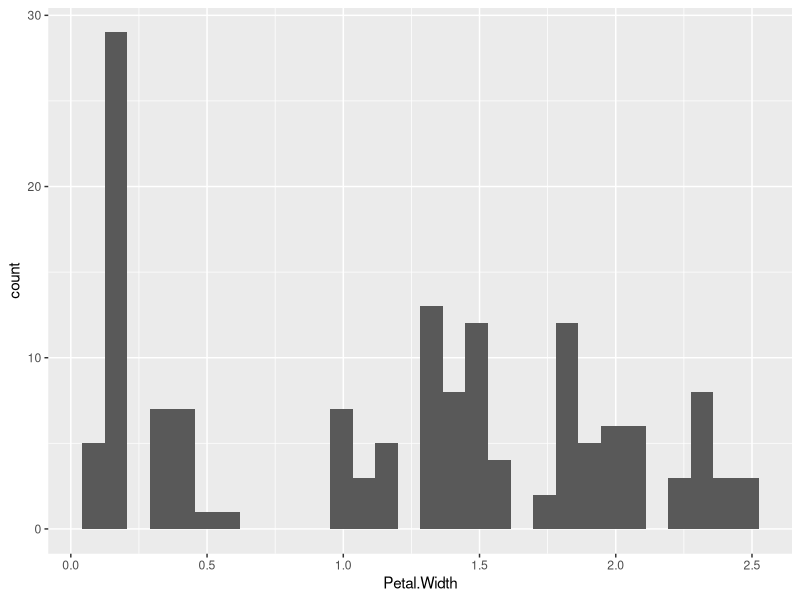

Reproduce this figure in R.
# Tidyverse Exam – Data Manipulation in R (using `mtcars` dataset)

# tidyverse ---------------------------------------------------------------

# Use `df_mtcars` for Questions 1 - 10
library(tidyverse)
df_mtcars <- as_tibble(mtcars,
                       rownames = "model")

# 1. Filter rows where number of cylinders (`cyl`) is 6
# Write code to create a new data frame that only includes rows where `cyl == 6`.
# Assign to: `mtcars_cyl6`

filter(df_mtcars, cyl == 6)
mtcars_cyl6 <- filter(df_mtcars, cyl == 6)
mtcars_cyl6
# 2. Filter rows where number of gears (`gear`) is either 3 or 5
# Use `%in%` to filter the `df_mtcars` dataset for these two `gear` values.
# Assign to: `mtcars_g35`

filter(df_mtcars, gear %in% c(3, 5))
      
mtcars_g35 <- filter(df_mtcars, gear %in% c(3, 5))

mtcars_g35

# 3. Filter rows where miles per gallon (`mpg`) is greater than 25
# Create a subset of `df_mtcars` where `mpg > 25`.
# Assign to: `mtcars_mpg25`

filter(df_mtcars, mpg > 25)
mtcars_mpg25 <- filter(df_mtcars, mpg > 25)
mtcars_mpg25
# 4. Filter rows where weight (`wt`) is less than 2.5 AND number of cylinders (`cyl`) is 4
# Combine logical conditions using `&`.
# Assign to: `mtcars_light_cyl4`

filter(df_mtcars, wt < 2.5 & cyl == 4)
mtcars_light_cyl4 <-filter(df_mtcars, wt < 2.5 & cyl == 4)
mtcars_light_cyl4
# 5. Sort `df_mtcars` by horsepower (`hp`) in ascending order
# Use `arrange()` to sort the data.
# Assign to: `mtcars_hp`

arrange(df_mtcars,(hp))

mtcars_hp <- arrange(df_mtcars, (hp))

mtcars_hp

# 6. Sort `df_mtcars` by quarter mile time (`qsec`) in descending order
# Use `desc()` inside `arrange()`.
# Assign to: `mtcars_qsec`

arrange(df_mtcars, desc(qsec))
mtcars_qsec <- arrange(df_mtcars, desc(qsec))
mtcars_qsec
# 7. Exclude the `drat` column
# Use `select()` with `-` (minus sign) to remove the column.
# Assign to: `mtcars_no_drat`

select(df_mtcars, - drat)
mtcars_no_drat <- select(df_mtcars, - drat)
mtcars_no_drat
# 8. Add a new column `ptw` that equals the ratio of horsepower (`hp`) to weight (`wt`) (`hp / wt`)
# Use `mutate()` to add the new column.
# Assign to: `mtcars_with_ptw`

mtcars_with_ptw <-df_mtcars %>% 
  mutate(ptw = hp / wt)
mtcars_with_ptw
# 9. Identify the car `model` with the highest `ptw` among cars with six cylinders (`cyl == 6`).
# Hint: Use `mtcars_with_ptw` and a chain of `filter()` and `arrange()` with `%>%`.
# Write the car model here: Ferrari Dino

mtcars_with_ptw %>% 
  arrange(desc(ptw)) %>% 
  filter(cyl == 6)


# 10. Group by number of gears (`gear`) and summarize minimum & maximum values of `mpg`
# Use `group_by()` and `summarize()` to calculate minimum & maximum values of `mpg` within each group.
# Minimum and maximum values of each group should be represented as separate columns.
# Function `min()` returns the minimum value in a vector.
# Function `max()` returns the maximum value in a vector.
# Assign to: `mtcars_mpg_by_gear`

mtcars_mpg_by_gear <- df_mtcars %>% 
  group_by(gear) %>% 
  summarize(min_mpg = min(mpg),
            max_mpg = max(mpg))

mtcars_mpg_by_gear
# ggplot ------------------------------------------------------------------

# Visualization in R (using `iris` dataset)

## before you begin with the following questions, type the following code to check column names in the dataframe
colnames(iris) # output from this code is the column names that can be used in figures

# 11. Simple scatter plot of `Sepal.Length` vs `Sepal.Width` using `ggplot()`
# Assign to: `g_scat`
# Create a scatter plot with `Sepal.Width` on the x-axis and `Sepal.Length` on the y-axis.

g_scat <- iris %>% 
  ggplot(aes(x = Sepal.Width,
             y = Sepal.Length)) +
  geom_point()

# 12. Scatter plot with points colored by `Species`
# Assign to: `g_scat_col`
# Create a scatter plot with `Petal.Width` on the x-axis and `Petal.Length` on the y-axis,
# coloring points by `Species`.

g_scat_col<-iris %>% 
  ggplot(aes(x = Petal.Width,
             y= Petal.Length,
             color = Species)) +
  geom_point()

# 13. Histogram of `Petal.Width` with `binwidth = 0.5`
# Assign to: `g_hist`
# Create a histogram of `Petal.Width` with `binwidth` set to 0.5.

iris %>% 
  ggplot(aes(x = Petal.Width)) +
  geom_histogram(bindwidth = 0.5)
# Visualization in R (using `PlantGrowth` dataset)

## before you begin with the following questions, type the following code to check column names in the dataframe
colnames(PlantGrowth) # output from this code is the column names that can be used in figures


# 14. Boxplot of `weight` grouped and filled by `group`
# Assign to: `g_bplot1`
# Create a boxplot of `weight` by `group`, filling boxes by `group`.

g_bplot1<-PlantGrowth %>% 
  ggplot(aes(x = group,
             y = weight,
             fill = group)) +
  geom_boxplot()
# 15. Boxplot + scatter plot of `weight` by `group`
# Assign to: `g_bplot2`
# Create a boxplot of `weight` by `group`, then overlay points showing individual observations.

g_bplot2 <- PlantGrowth %>% 
  ggplot(aes(x = group,
             y = weight,
             fill = group)) +
  geom_boxplot() +
  geom_point()
